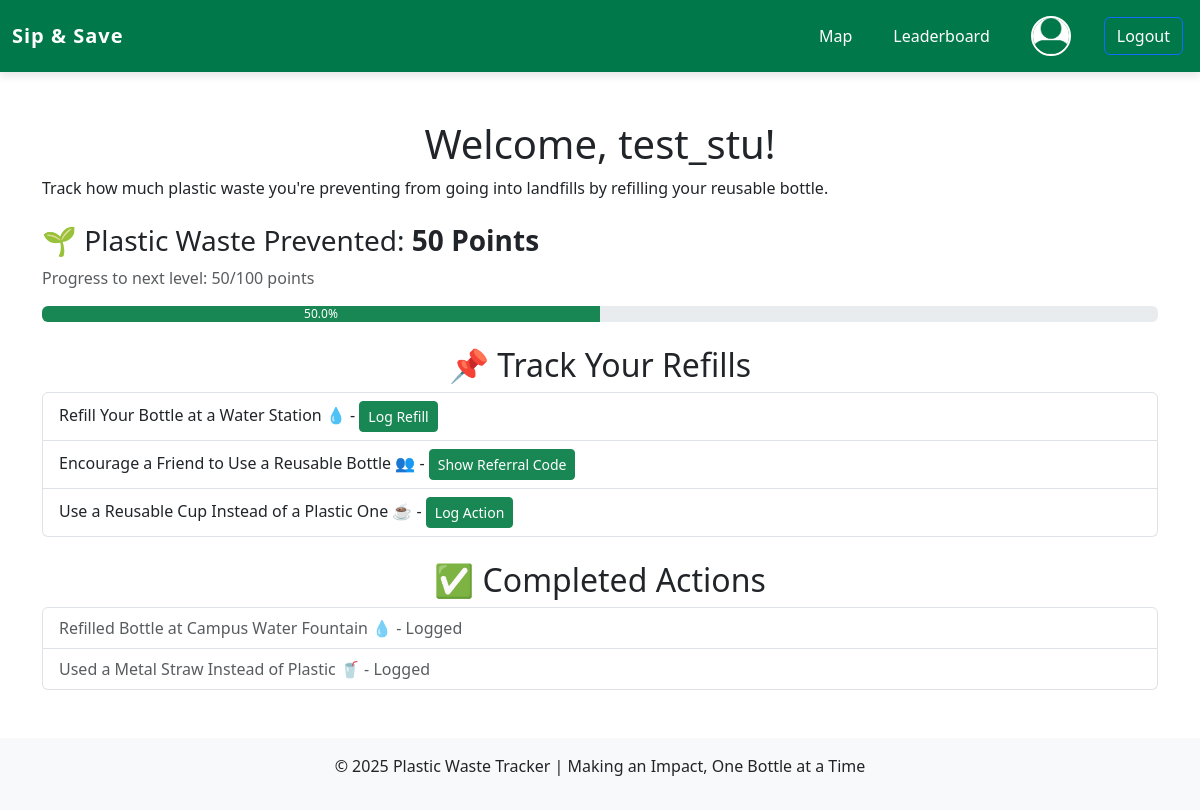
Page /envapp/student_dashboard/ (signed in) on the earlier database version.
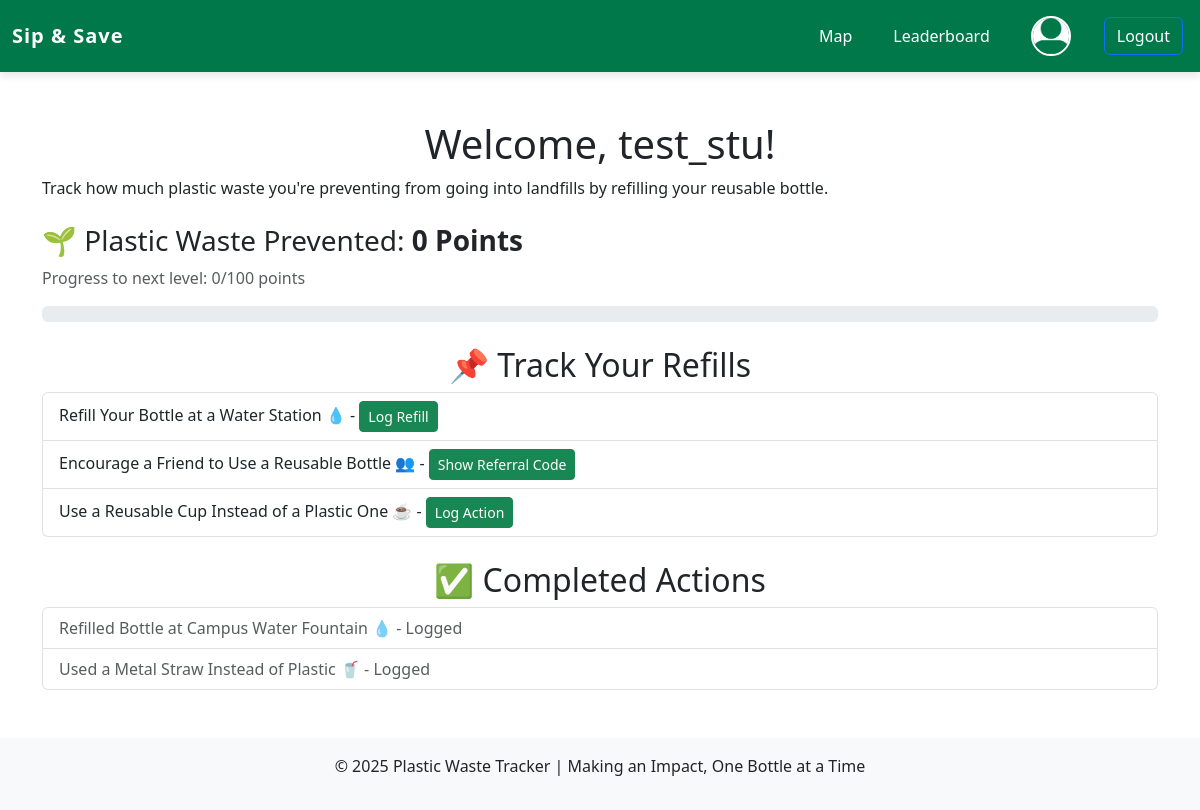
Same page on the later database version.
### envapp/models.py (models this page shows, shortened)
class UserTable(AbstractUser):
    role = models.CharField(max_length=30, default='user')
    points = models.IntegerField(default=0)
    referral_code = models.CharField(
        max_length=10, blank=True, null=True, unique=True)
    profile_picture = models.ImageField(
        upload_to='profile_pics/', blank=True, null=True)

### envapp/views.py (the view)
# urls.py: path('student_dashboard/', views.student_dashboard, name='student_dashboard'),
@login_required
def student_dashboard(request):
    level_goal = 100  # Set a fixed goal of 100 points
    raw_percentage = (request.user.points / level_goal) * \
        100 if level_goal > 0 else 0
    progress_percentage = min(100, round(raw_percentage, 1))
    context = {
        'user': request.user,
        'level_goal': level_goal,
        'progress_percentage': progress_percentage,
    }
    return render(request, 'envapp/student_dashboard.html', context)

### envapp/templates/envapp/student_dashboard.html (shortened to what this page needs)
{% include 'envapp/navbar.html' %}
{% load static %}
{% block content %}
<!DOCTYPE html>
<html lang="en">
<head>
  <link rel="stylesheet" href="{% static 'css/style.css' %}">
  <link rel="stylesheet" href="https://cdn.jsdelivr.net/npm/bootstrap@5.3.0/dist/css/bootstrap.min.css">
</head>
<body>
  <div class="container mt-5">
    <h1>Welcome, {{ user.username }}!</h1>
    <p>Track how much plastic waste you're preventing from going into landfills by refilling your reusable bottle.</p>
    <h3 class="mt-4">
      🌱 Plastic Waste Prevented: <strong>{{ user.points }} Points</strong>
    </h3>
    <div class="progress-container">
      <p class="text-muted">Progress to next level: {{ user.points }}/{{ level_goal }} points</p>
      <div class="progress">
        <div class="progress-bar bg-success" role="progressbar" style="width: {{ progress_percentage }}%"
          aria-valuenow="{{ user.points }}" aria-valuemin="0" aria-valuemax="{{ level_goal }}">
          {{ progress_percentage }}%
        </div>
      </div>
    </div>
    <h2 class="mt-4">📌 Track Your Refills</h2>
    <ul class="list-group">
      <li class="list-group-item">
        Refill Your Bottle at a Water Station 💧 -
        <button onclick="goToScanPage()" class="btn btn-success btn-sm">Log Refill</button>
      </li>
      <li class="list-group-item">
        Encourage a Friend to Use a Reusable Bottle 👥 -
        <button id="getCode" class="btn btn-success btn-sm">Show Referral Code</button>
      </li>
      <li class="list-group-item">
        Use a Reusable Cup Instead of a Plastic One ☕ -
        <button class="btn btn-success btn-sm">Log Action</button>
      </li>
    </ul>
    <h2 class="mt-4">✅ Completed Actions</h2>
    <ul class="list-group">
      <li class="list-group-item text-muted">
        Refilled Bottle at Campus Water Fountain 💧 - Logged
      </li>
      <li class="list-group-item text-muted">
        Used a Metal Straw Instead of Plastic 🥤 - Logged
      </li>
    </ul>
  </div>
  <footer class="text-center mt-5 py-3 bg-light">
    <p>© 2025 Plastic Waste Tracker | Making an Impact, One Bottle at a Time</p>
  </footer>
</body>
</html>
{% endblock %}

### envapp/templates/envapp/navbar.html (shortened to what this page needs)
{% load static %}
<nav class="navbar navbar-expand-lg">
    <div class="container-fluid">
        {% if request.user.role == 'gamekeeper' %}
        <a class="navbar-brand" href="{% url 'gamekeeper_dashboard' %}">Sip & Save</a>
        {% else %}
        <a class="navbar-brand" href="{% url 'student_dashboard' %}">Sip & Save</a>
        {% endif %}
        <div class="collapse navbar-collapse" id="navbarNav">
            <ul class="navbar-nav ms-auto">
                <li class="nav-item">
                    {% if request.user.role == 'gamekeeper' %}
                    <a class="nav-link" href="{% url 'gamekeeper_map' %}">Map</a>
                    {% else %}
                    <a class="nav-link" href="{% url 'map' %}">Map</a>
                    {% endif %}
                </li>
                <li class="nav-item">
                    <a class="nav-link" href="{% url 'leaderboard' %}">Leaderboard</a>
                </li>
                <li class="nav-item">
                    <a class="nav-link" href="{% url 'settings' %}">
                        <img src="{% if request.user.profile_picture and request.user.profile_picture.url != '/media/profile_pics/default_profile_pic.png' %}{{ request.user.profile_picture.url }}{% else %}{{ MEDIA_URL }}profile_pics/default_profile_pic.png{% endif %}"
                            alt="Profile Picture" class="nav-profile-img">
                    </a>
                </li>
                <li class="nav-item">
                    <a class="btn btn-primary" href="{% url 'logout' %}">Logout</a>
                </li>
            </ul>
        </div>
    </div>
</nav>

### envapp/static/css/style.css (style rules this page uses)
:root { --exeter-green: #017849; --exeter-dark-green: #00857B; --light-gray: #f4f4f4; --border-color: #ddd; --shadow-color: rgba(0, 0, 0, 0.1); --text-color: #333; --success-bg: #d4edda; --success-color: #155724; --error-bg: #f8d7da; --error-color: #721c24; }
* { margin: 0; padding: 0; box-sizing: border-box; }
body { background-color: var(--light-gray); font-family: 'Arial', sans-serif; display: flex; flex-direction: column; align-items: center; min-height: 100vh; padding-top: 0; margin-top: 0; }
.navbar { width: 100%; position: fixed; top: 0; left: 0; background-color: var(--exeter-green); padding: 15px 20px; box-shadow: 0 4px 8px var(--shadow-color); border-radius: 0; z-index: 1000; }
.navbar-brand { color: white !important; font-size: 22px; font-weight: bold; letter-spacing: 1px; transition: color 0.3s; }
.navbar-nav { display: flex; align-items: center; gap: 15px; }
.nav-item { margin: 0 5px; }
.nav-link { color: white !important; font-size: 16px; padding: 8px 12px; border-radius: 6px; transition: background 0.3s, color 0.3s; }
.nav-profile-img { width: 40px; height: 40px; border-radius: 50%; object-fit: cover; border: 2px solid white; }
h1, h2 { color: var(--exeter-green); margin-bottom: 20px; text-align: center; }
.btn-primary { background-color: var(--exeter-green) !important; color: white !important; font-weight: bold; padding: 10px 16px; border-radius: 6px; border: none; width: 100%; transition: background 0.3s, color 0.3s, box-shadow 0.3s; }
footer { text-align: center; padding: 10px; margin-top: auto; background: #ddd; width: 100%; }
img { max-width: unset !important; height: auto !important; }

Differences in the rows shown:
changed UserTable "test_stu": points "50" → "0"
Other differences:
{{ progress_percentage }}: "50.0" → (not shown)
